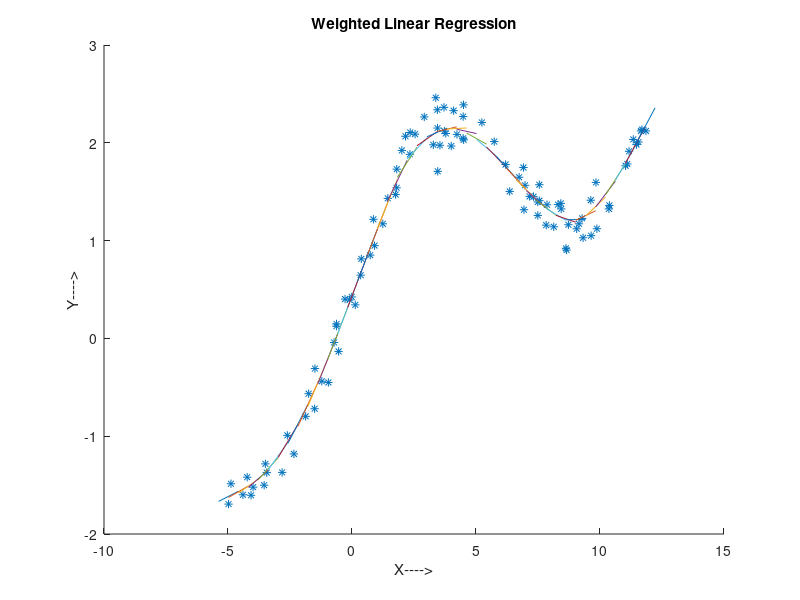

Write the MATLAB code that produced this figure.
A=importdata('q3x.dat');
B=importdata('q3y.dat');
m=length(A);
X=[ones(m,1),A(1:m)];
Y=B(1:m);
Th1=inv(X.'*X)*X.'*Y;
Th2=zeros(m,2);
tou=0.8;
x=min(A);
W=zeros(m,m);
scatter(X(:,[2]),Y,'*');
title('Weighted Linear Regression');
xlabel('X---->');
ylabel('Y---->');
hold on
while 1
    for i=1:m
        W(i,i)=exp(-(x-X(i,2))^2/(2*tou*tou));   
    end
    Th2=inv(X.'*W*X)*(X.'*W*Y);
    x1=x-(tou/2);
    x2=x+(tou/2);
    y1=Th2.'*[1;x1];
    y2=Th2.'*[1;x2];
    plot([x1;x2],[y1;y2]);
    hold on
    x=x+(tou/2);
    if x>max(A)
        break;
    end    
end
Th2=inv(X.'*W*X)*(X.'*W*Y);